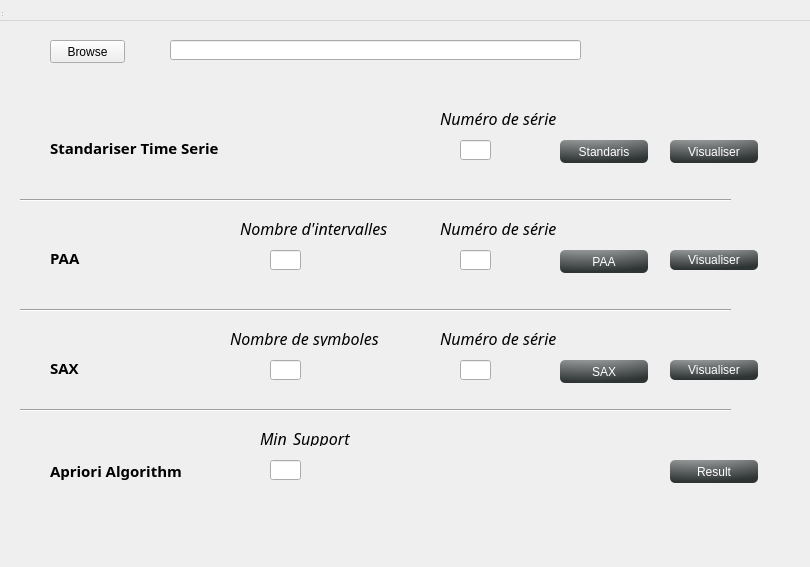
<?xml version="1.0" encoding="UTF-8"?>
<ui version="4.0">
 <class>MainWindow</class>
 <widget class="QWidget" name="MainWindow">
  <property name="geometry">
   <rect>
    <x>0</x>
    <y>0</y>
    <width>810</width>
    <height>567</height>
   </rect>
  </property>
  <property name="windowTitle">
   <string>MainWindow</string>
  </property>
  <widget class="QWidget" name="centralWidget" native="true">
   <property name="geometry">
    <rect>
     <x>-30</x>
     <y>0</y>
     <width>811</width>
     <height>561</height>
    </rect>
   </property>
   <widget class="QLabel" name="label">
    <property name="geometry">
     <rect>
      <x>80</x>
      <y>140</y>
      <width>201</width>
      <height>16</height>
     </rect>
    </property>
    <property name="font">
     <font>
      <family>MS Reference Sans Serif</family>
      <pointsize>11</pointsize>
      <weight>75</weight>
      <bold>true</bold>
     </font>
    </property>
    <property name="text">
     <string>Standariser Time Serie</string>
    </property>
   </widget>
   <widget class="QLabel" name="label_2">
    <property name="geometry">
     <rect>
      <x>80</x>
      <y>250</y>
      <width>51</width>
      <height>16</height>
     </rect>
    </property>
    <property name="font">
     <font>
      <family>MS Reference Sans Serif</family>
      <pointsize>11</pointsize>
      <weight>75</weight>
      <bold>true</bold>
     </font>
    </property>
    <property name="text">
     <string>PAA</string>
    </property>
   </widget>
   <widget class="QLabel" name="label_3">
    <property name="geometry">
     <rect>
      <x>80</x>
      <y>360</y>
      <width>61</width>
      <height>16</height>
     </rect>
    </property>
    <property name="font">
     <font>
      <family>MS Reference Sans Serif</family>
      <pointsize>11</pointsize>
      <weight>75</weight>
      <bold>true</bold>
     </font>
    </property>
    <property name="text">
     <string>SAX</string>
    </property>
   </widget>
   <widget class="QLabel" name="label_4">
    <property name="geometry">
     <rect>
      <x>270</x>
      <y>220</y>
      <width>201</width>
      <height>16</height>
     </rect>
    </property>
    <property name="minimumSize">
     <size>
      <width>201</width>
      <height>0</height>
     </size>
    </property>
    <property name="font">
     <font>
      <family>MoolBoran</family>
      <pointsize>12</pointsize>
      <weight>50</weight>
      <italic>true</italic>
      <bold>false</bold>
     </font>
    </property>
    <property name="text">
     <string>Nombre d'intervalles</string>
    </property>
   </widget>
   <widget class="QLabel" name="label_5">
    <property name="geometry">
     <rect>
      <x>260</x>
      <y>330</y>
      <width>201</width>
      <height>16</height>
     </rect>
    </property>
    <property name="minimumSize">
     <size>
      <width>201</width>
      <height>0</height>
     </size>
    </property>
    <property name="font">
     <font>
      <family>MoolBoran</family>
      <pointsize>12</pointsize>
      <weight>50</weight>
      <italic>true</italic>
      <bold>false</bold>
     </font>
    </property>
    <property name="text">
     <string>Nombre de symboles</string>
    </property>
   </widget>
   <widget class="QPushButton" name="vis_paa">
    <property name="geometry">
     <rect>
      <x>700</x>
      <y>250</y>
      <width>88</width>
      <height>20</height>
     </rect>
    </property>
    <property name="styleSheet">
     <string notr="true">background-color: rgb(100, 150, 150);
border-color: rgb(0, 0, 0);
border-color: rgb(255, 255, 255);
color: rgb(255, 255, 255);
border-radius : 5px;
border-width : 0px;
padding: 4px;
background: qradialgradient(cx: 0.3, cy: -0.4, fx: 0.3, fy: -1.0, radius: 1.35, stop: 0 #fff, stop: 1 #2e3333);
min-width: 80px; </string>
    </property>
    <property name="text">
     <string>Visualiser</string>
    </property>
   </widget>
   <widget class="QPushButton" name="vis_sax">
    <property name="geometry">
     <rect>
      <x>700</x>
      <y>360</y>
      <width>88</width>
      <height>20</height>
     </rect>
    </property>
    <property name="styleSheet">
     <string notr="true">background-color: rgb(100, 150, 150);
border-color: rgb(0, 0, 0);
border-color: rgb(255, 255, 255);
color: rgb(255, 255, 255);
border-radius : 5px;
border-width : 0px;
padding: 4px;
background: qradialgradient(cx: 0.3, cy: -0.4, fx: 0.3, fy: -1.0, radius: 1.35, stop: 0 #fff, stop: 1 #2e3333);
min-width: 80px; </string>
    </property>
    <property name="text">
     <string>Visualiser</string>
    </property>
   </widget>
   <widget class="QPushButton" name="vis_stand">
    <property name="geometry">
     <rect>
      <x>700</x>
      <y>140</y>
      <width>88</width>
      <height>23</height>
     </rect>
    </property>
    <property name="styleSheet">
     <string notr="true">background-color: rgb(100, 150, 150);
border-color: rgb(0, 0, 0);
border-color: rgb(255, 255, 255);
color: rgb(255, 255, 255);
border-radius : 5px;
border-width : 0px;
padding: 4px;
background: qradialgradient(cx: 0.3, cy: -0.4, fx: 0.3, fy: -1.0, radius: 1.35, stop: 0 #fff, stop: 1 #2e3333);
min-width: 80px; </string>
    </property>
    <property name="text">
     <string>Visualiser</string>
    </property>
   </widget>
   <widget class="QLabel" name="label_6">
    <property name="geometry">
     <rect>
      <x>80</x>
      <y>460</y>
      <width>151</width>
      <height>21</height>
     </rect>
    </property>
    <property name="font">
     <font>
      <family>MS Reference Sans Serif</family>
      <pointsize>11</pointsize>
      <weight>75</weight>
      <bold>true</bold>
     </font>
    </property>
    <property name="text">
     <string>Apriori Algorithm</string>
    </property>
   </widget>
   <widget class="QLabel" name="label_7">
    <property name="geometry">
     <rect>
      <x>290</x>
      <y>430</y>
      <width>201</width>
      <height>16</height>
     </rect>
    </property>
    <property name="minimumSize">
     <size>
      <width>201</width>
      <height>0</height>
     </size>
    </property>
    <property name="font">
     <font>
      <family>MoolBoran</family>
      <pointsize>12</pointsize>
      <weight>50</weight>
      <italic>true</italic>
      <bold>false</bold>
     </font>
    </property>
    <property name="text">
     <string>Min_Support</string>
    </property>
   </widget>
   <widget class="QPushButton" name="resultat">
    <property name="geometry">
     <rect>
      <x>700</x>
      <y>460</y>
      <width>88</width>
      <height>23</height>
     </rect>
    </property>
    <property name="styleSheet">
     <string notr="true">background-color: rgb(100, 150, 150);
border-color: rgb(0, 0, 0);
border-color: rgb(255, 255, 255);
color: rgb(255, 255, 255);
border-radius : 5px;
border-width : 0px;
padding: 4px;
background: qradialgradient(cx: 0.3, cy: -0.4, fx: 0.3, fy: -1.0, radius: 1.35, stop: 0 #fff, stop: 1 #2e3333);
min-width: 80px; </string>
    </property>
    <property name="text">
     <string>Result</string>
    </property>
   </widget>
   <widget class="Line" name="line">
    <property name="geometry">
     <rect>
      <x>50</x>
      <y>190</y>
      <width>711</width>
      <height>20</height>
     </rect>
    </property>
    <property name="orientation">
     <enum>Qt::Horizontal</enum>
    </property>
   </widget>
   <widget class="Line" name="line_2">
    <property name="geometry">
     <rect>
      <x>50</x>
      <y>300</y>
      <width>711</width>
      <height>20</height>
     </rect>
    </property>
    <property name="orientation">
     <enum>Qt::Horizontal</enum>
    </property>
   </widget>
   <widget class="Line" name="line_3">
    <property name="geometry">
     <rect>
      <x>50</x>
      <y>400</y>
      <width>711</width>
      <height>20</height>
     </rect>
    </property>
    <property name="orientation">
     <enum>Qt::Horizontal</enum>
    </property>
   </widget>
   <widget class="QLineEdit" name="browseline">
    <property name="geometry">
     <rect>
      <x>200</x>
      <y>40</y>
      <width>411</width>
      <height>20</height>
     </rect>
    </property>
   </widget>
   <widget class="QPushButton" name="browse">
    <property name="geometry">
     <rect>
      <x>80</x>
      <y>40</y>
      <width>75</width>
      <height>23</height>
     </rect>
    </property>
    <property name="text">
     <string>Browse</string>
    </property>
   </widget>
   <widget class="QLineEdit" name="nbpaa">
    <property name="geometry">
     <rect>
      <x>490</x>
      <y>250</y>
      <width>31</width>
      <height>20</height>
     </rect>
    </property>
   </widget>
   <widget class="QLineEdit" name="nbsax">
    <property name="geometry">
     <rect>
      <x>490</x>
      <y>360</y>
      <width>31</width>
      <height>20</height>
     </rect>
    </property>
   </widget>
   <widget class="QLineEdit" name="nbstandar">
    <property name="geometry">
     <rect>
      <x>490</x>
      <y>140</y>
      <width>31</width>
      <height>20</height>
     </rect>
    </property>
   </widget>
   <widget class="QLabel" name="label_8">
    <property name="geometry">
     <rect>
      <x>470</x>
      <y>330</y>
      <width>201</width>
      <height>16</height>
     </rect>
    </property>
    <property name="minimumSize">
     <size>
      <width>201</width>
      <height>0</height>
     </size>
    </property>
    <property name="font">
     <font>
      <family>MoolBoran</family>
      <pointsize>12</pointsize>
      <weight>50</weight>
      <italic>true</italic>
      <bold>false</bold>
     </font>
    </property>
    <property name="text">
     <string>Numéro de série</string>
    </property>
   </widget>
   <widget class="QLabel" name="label_9">
    <property name="geometry">
     <rect>
      <x>470</x>
      <y>220</y>
      <width>201</width>
      <height>16</height>
     </rect>
    </property>
    <property name="minimumSize">
     <size>
      <width>201</width>
      <height>0</height>
     </size>
    </property>
    <property name="font">
     <font>
      <family>MoolBoran</family>
      <pointsize>12</pointsize>
      <weight>50</weight>
      <italic>true</italic>
      <bold>false</bold>
     </font>
    </property>
    <property name="text">
     <string>Numéro de série</string>
    </property>
   </widget>
   <widget class="QLabel" name="label_10">
    <property name="geometry">
     <rect>
      <x>470</x>
      <y>110</y>
      <width>201</width>
      <height>16</height>
     </rect>
    </property>
    <property name="minimumSize">
     <size>
      <width>201</width>
      <height>0</height>
     </size>
    </property>
    <property name="font">
     <font>
      <family>MoolBoran</family>
      <pointsize>12</pointsize>
      <weight>50</weight>
      <italic>true</italic>
      <bold>false</bold>
     </font>
    </property>
    <property name="text">
     <string>Numéro de série</string>
    </property>
   </widget>
   <widget class="QLineEdit" name="paaline">
    <property name="geometry">
     <rect>
      <x>300</x>
      <y>250</y>
      <width>31</width>
      <height>20</height>
     </rect>
    </property>
   </widget>
   <widget class="QLineEdit" name="saxline">
    <property name="geometry">
     <rect>
      <x>300</x>
      <y>360</y>
      <width>31</width>
      <height>20</height>
     </rect>
    </property>
   </widget>
   <widget class="QLineEdit" name="aprioriline">
    <property name="geometry">
     <rect>
      <x>300</x>
      <y>460</y>
      <width>31</width>
      <height>20</height>
     </rect>
    </property>
   </widget>
   <widget class="QPushButton" name="Standaris">
    <property name="geometry">
     <rect>
      <x>590</x>
      <y>140</y>
      <width>88</width>
      <height>23</height>
     </rect>
    </property>
    <property name="styleSheet">
     <string notr="true">background-color: rgb(100, 150, 150);
border-color: rgb(0, 0, 0);
border-color: rgb(255, 255, 255);
color: rgb(255, 255, 255);
border-radius : 5px;
border-width : 0px;
padding: 4px;
background: qradialgradient(cx: 0.3, cy: -0.4, fx: 0.3, fy: -1.0, radius: 1.35, stop: 0 #fff, stop: 1 #2e3333);
min-width: 80px; </string>
    </property>
    <property name="text">
     <string>Standaris</string>
    </property>
   </widget>
   <widget class="QPushButton" name="paa">
    <property name="geometry">
     <rect>
      <x>590</x>
      <y>250</y>
      <width>88</width>
      <height>23</height>
     </rect>
    </property>
    <property name="styleSheet">
     <string notr="true">background-color: rgb(100, 150, 150);
border-color: rgb(0, 0, 0);
border-color: rgb(255, 255, 255);
color: rgb(255, 255, 255);
border-radius : 5px;
border-width : 0px;
padding: 4px;
background: qradialgradient(cx: 0.3, cy: -0.4, fx: 0.3, fy: -1.0, radius: 1.35, stop: 0 #fff, stop: 1 #2e3333);
min-width: 80px; </string>
    </property>
    <property name="text">
     <string>PAA</string>
    </property>
   </widget>
   <widget class="QPushButton" name="sax">
    <property name="geometry">
     <rect>
      <x>590</x>
      <y>360</y>
      <width>88</width>
      <height>23</height>
     </rect>
    </property>
    <property name="styleSheet">
     <string notr="true">background-color: rgb(100, 150, 150);
border-color: rgb(0, 0, 0);
border-color: rgb(255, 255, 255);
color: rgb(255, 255, 255);
border-radius : 5px;
border-width : 0px;
padding: 4px;
background: qradialgradient(cx: 0.3, cy: -0.4, fx: 0.3, fy: -1.0, radius: 1.35, stop: 0 #fff, stop: 1 #2e3333);
min-width: 80px; </string>
    </property>
    <property name="text">
     <string>SAX</string>
    </property>
   </widget>
  </widget>
  <widget class="QMenuBar" name="menuBar">
   <property name="geometry">
    <rect>
     <x>0</x>
     <y>0</y>
     <width>817</width>
     <height>21</height>
    </rect>
   </property>
  </widget>
  <widget class="QToolBar" name="mainToolBar">
   <property name="geometry">
    <rect>
     <x>0</x>
     <y>0</y>
     <width>4</width>
     <height>12</height>
    </rect>
   </property>
  </widget>
  <widget class="QStatusBar" name="statusBar">
   <property name="geometry">
    <rect>
     <x>0</x>
     <y>0</y>
     <width>3</width>
     <height>18</height>
    </rect>
   </property>
  </widget>
 </widget>
 <layoutdefault spacing="6" margin="11"/>
 <resources/>
 <connections/>
</ui>
